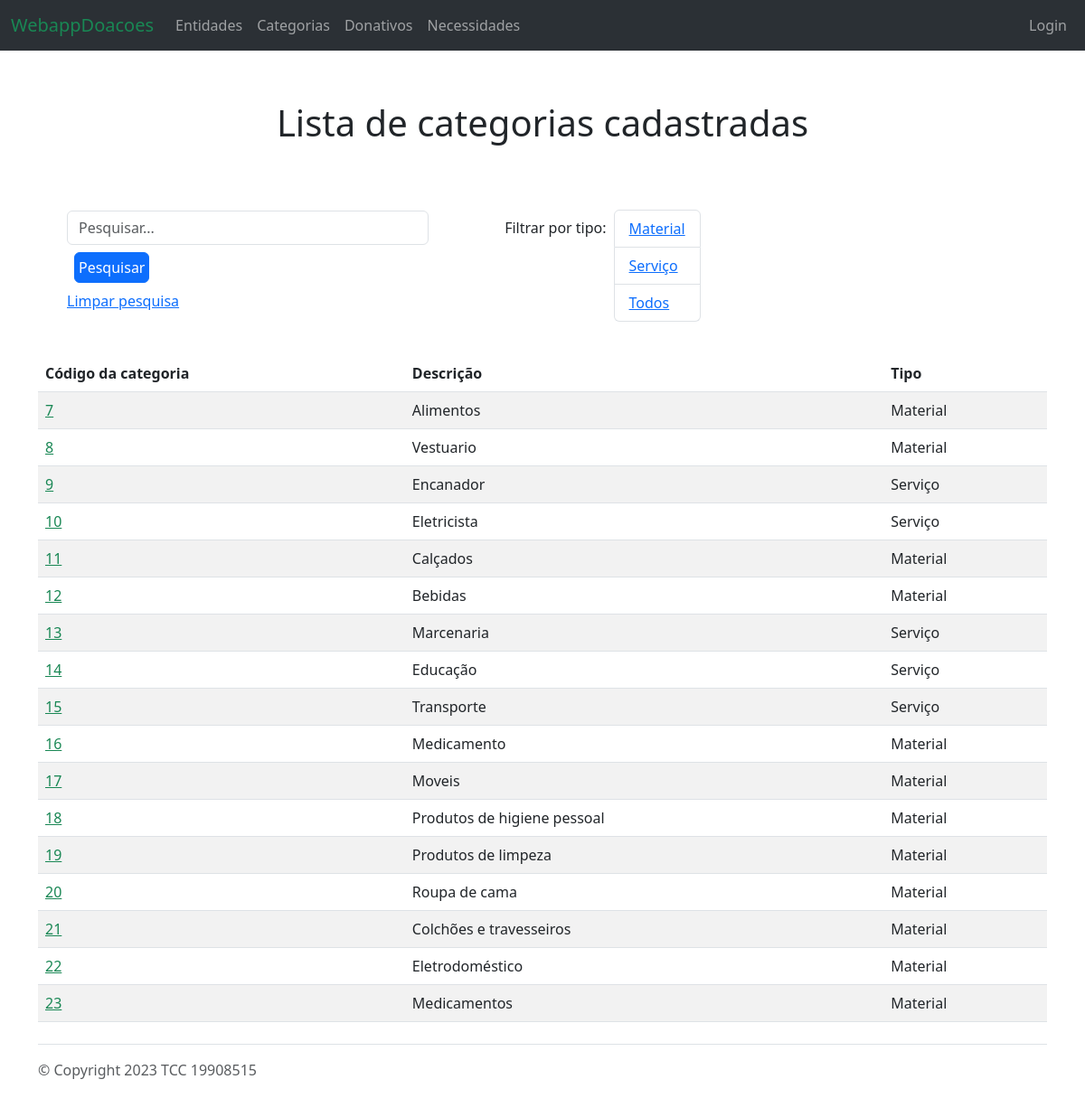
The page /appdoacoes/categorias/ on the database its author committed.
### appdoacoes/models.py (models this page shows, shortened)
class Categoria(models.Model):
    codigo_categoria = models.AutoField(primary_key=True)
    MATERIAL = 'Material'
    SERVICO = 'Serviço'
    CATEGORIA_CHOICES = [
        (MATERIAL, 'Material'),
        (SERVICO, 'Serviço'),
    ]
    tipo = models.CharField(max_length=8, choices=CATEGORIA_CHOICES)
    descricao = models.CharField(max_length=100, unique=True)
    class Meta:
        permissions = [('pode_criar_atualizar_categoria','Cria/Atualiza categoria'),('pode_deletar_categoria','Deleta categoria')]
    def get_absolute_url(self):
        return reverse("categoria-detail", args=[self.codigo_categoria])

### appdoacoes/views.py (the view)
# urls.py: path('categorias/', views.CategoriaListView.as_view(),name='categoria-list'),
class CategoriaListView(generic.ListView):
    model = Categoria
    def get_queryset(self):
            qs = super().get_queryset()
            tipo = self.request.GET.get('tipo')
            if tipo:
                qs = qs.filter(tipo=tipo)
            termo_pesquisado = self.request.GET.get('search')
            if termo_pesquisado:
                qs = qs.filter(
                    Q(descricao__icontains=termo_pesquisado) |
                    Q(codigo_categoria__icontains=termo_pesquisado) |
                    Q(tipo__icontains=termo_pesquisado)
                )
            return qs

### appdoacoes/templates/appdoacoes/categoria_list.html (shortened to what this page needs)
{% extends "base_generica.html" %}
{% block content %}
<section class='d-flex flex-row justify-content-center p-2 m-4'>
    <h1>Lista de categorias cadastradas</h1>
</section>
<section class='container'>
    <div class='d-inline-flex flex-row justify-content-center p-2 m-4'>
        <div>
            <form method="get">
                <input class="form-control me-2 barra-pesquisa" type="text" name="search" placeholder="Pesquisar..." aria-label="Search">
                <button class="btn btn-primary p-1 m-2" type="submit">Pesquisar</button>
            </form>
            <p><a href="?">Limpar pesquisa</a></p>
        </div>
    </div>
    <div class='d-inline-flex flex-row justify-content-center p-2 m-4'>
        <p class='p-2'>Filtrar por tipo:</p>
        <ul class="list-group">
            <li class="list-group-item"><a href="?tipo=Material">Material</a></li>
            <li class="list-group-item"><a href="?tipo=Serviço">Serviço</a></li>
            <li class="list-group-item"><a href="?">Todos</a></li>
        </ul>
    </div>
</section>
    <div class='container'>
        <table class='table table-striped table-hover'>
            <thead>
            <tr>
                <th>Código da categoria</th>
                <th>Descrição</th>
                <th>Tipo</th>
            </tr>
            </thead>
            <tbody>
            {% for categoria in categoria_list %}
                <tr>
                <td>
                    <a class='link-success' href="{{ categoria.get_absolute_url }}">{{ categoria.codigo_categoria }}</a>
                </td>
                <td>{{ categoria.descricao }}</td>
                <td>{{ categoria.tipo }}</td>
                </tr>
            {% empty %}
                <tr>
                <td colspan="3">Nenhum resultado encontrado.</td>
                </tr>
            {% endfor %}
            </tbody>
        </table>
    </div>
{% endblock %}

### appdoacoes/static/css/style.css (style rules this page uses)
body { padding-top: 80px; }
.barra-pesquisa { width: 400px; }

### rows shown on the page
Categoria: codigo_categoria "7", descricao "Alimentos", tipo "Material"
Categoria: codigo_categoria "8", descricao "Vestuario", tipo "Material"
Categoria: codigo_categoria "9", descricao "Encanador", tipo "Serviço"
Categoria: codigo_categoria "10", descricao "Eletricista", tipo "Serviço"
Categoria: codigo_categoria "11", descricao "Calçados", tipo "Material"
Categoria: codigo_categoria "12", descricao "Bebidas", tipo "Material"
Categoria: codigo_categoria "13", descricao "Marcenaria", tipo "Serviço"
Categoria: codigo_categoria "14", descricao "Educação", tipo "Serviço"
Categoria: codigo_categoria "15", descricao "Transporte", tipo "Serviço"
Categoria: codigo_categoria "16", descricao "Medicamento", tipo "Material"
Categoria: codigo_categoria "17", descricao "Moveis", tipo "Material"
Categoria: codigo_categoria "18", descricao "Produtos de higiene pessoal", tipo "Material"
Categoria: codigo_categoria "19", descricao "Produtos de limpeza", tipo "Material"
Categoria: codigo_categoria "20", descricao "Roupa de cama", tipo "Material"
Categoria: codigo_categoria "21", descricao "Colchões e travesseiros", tipo "Material"
Categoria: codigo_categoria "22", descricao "Eletrodoméstico", tipo "Material"
Categoria: codigo_categoria "23", descricao "Medicamentos", tipo "Material"
